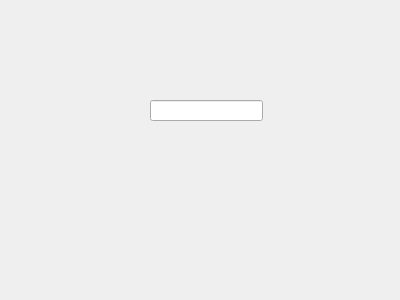
<?xml version="1.0" encoding="UTF-8"?>
<ui version="4.0">
 <class>Dialog</class>
 <widget class="QDialog" name="Dialog">
  <property name="geometry">
   <rect>
    <x>0</x>
    <y>0</y>
    <width>400</width>
    <height>300</height>
   </rect>
  </property>
  <property name="windowTitle">
   <string>Dialog</string>
  </property>
  <widget class="QLineEdit" name="lineEdit">
   <property name="geometry">
    <rect>
     <x>150</x>
     <y>100</y>
     <width>113</width>
     <height>21</height>
    </rect>
   </property>
  </widget>
 </widget>
 <resources/>
 <connections/>
</ui>
